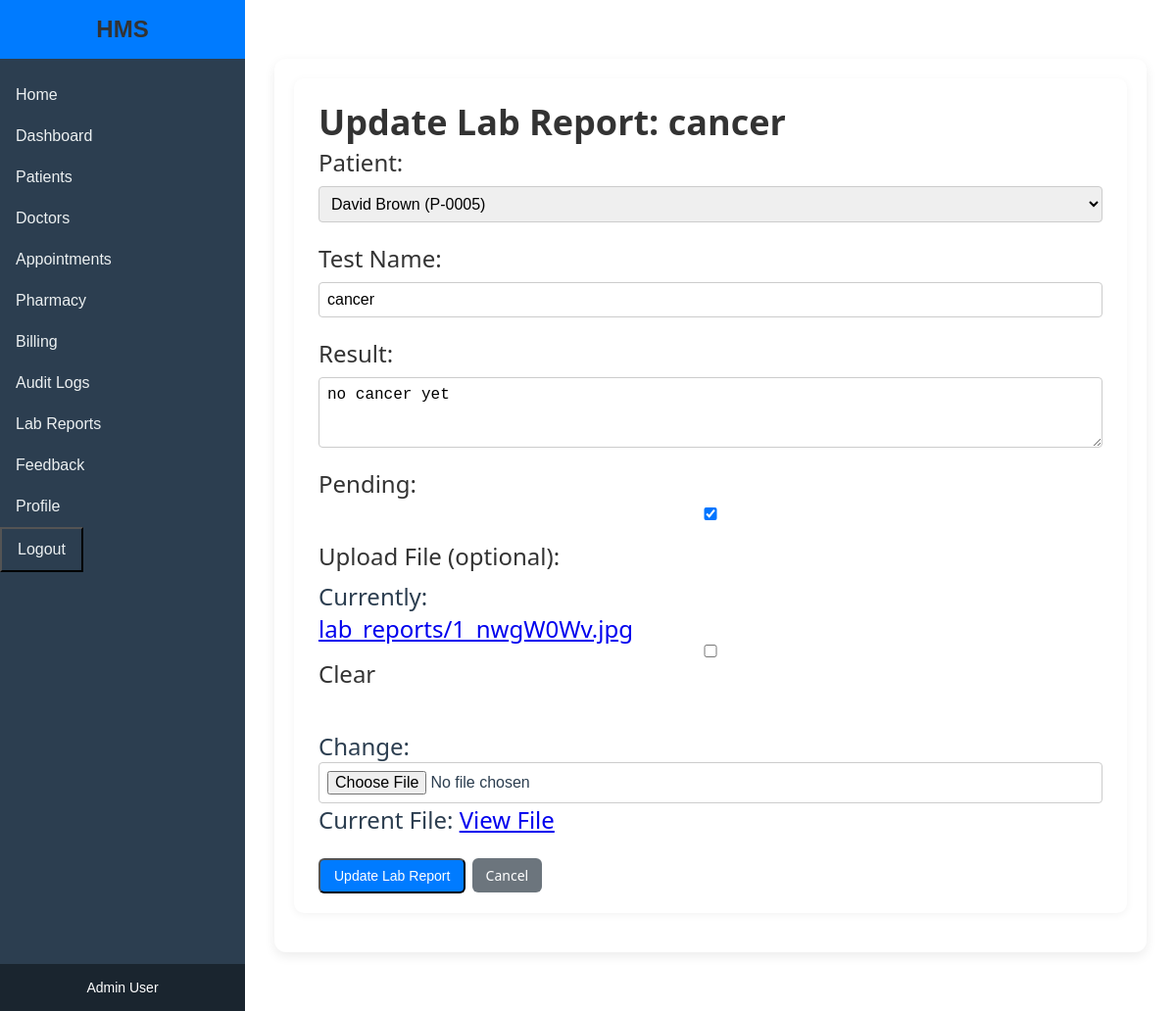
The page /lab-reports/update/1/ (signed in) on the database its author committed.
### core/models.py (models this page shows, shortened)
class LabReport(models.Model):
    STATUS_CHOICES = [
        (True, 'Pending'),
        (False, 'Completed'),
    ]
    patient = models.ForeignKey(Patient, on_delete=models.CASCADE)
    test_name = models.CharField(max_length=100)
    result = models.TextField()
    date = models.DateField(default=timezone.now)
    is_pending = models.BooleanField(choices=STATUS_CHOICES, default=True)
    file = models.FileField(upload_to='lab_reports/', blank=True, null=True)

class Patient(models.Model):
    MARITAL_STATUS_CHOICES = [
        ('S', 'Single'),
        ('M', 'Married'),
        ('D', 'Divorced'),
        ('W', 'Widowed'),
    ]
    GENDER_CHOICES = [
        ('M', 'Male'),
        ('F', 'Female'),
        ('O', 'Other'),
    ]
    BLOOD_GROUP_CHOICES = [
        ('A+', 'A+'),
        ('A-', 'A-'),
        ('B+', 'B+'),
        ('B-', 'B-'),
        ('AB+', 'AB+'),
        ('AB-', 'AB-'),
        ('O+', 'O+'),
        ('O-', 'O-'),
]
    RELATIONSHIP_CHOICES = [
        ('SPOUSE', 'Spouse'),
        ('PARENT', 'Parent'),
        ('CHILD', 'Child'),
        ('SIBLING', 'Sibling'),
        ('OTHER', 'Other'),
    ]
    patient_id = models.CharField(max_length=20, unique=True,editable=False)
    first_name = models.CharField(max_length=50)
    last_name = models.CharField(max_length=50)
    date_of_birth = models.DateField()
    gender = models.CharField(max_length=1, choices=GENDER_CHOICES)
    marital_status = models.CharField(max_length=1, choices=MARITAL_STATUS_CHOICES)
    nationality = models.CharField(max_length=50)
    primary_phone = models.CharField(max_length=15)
    address_street = models.CharField(max_length=100)
    address_city = models.CharField(max_length=50)
    address_state = models.CharField(max_length=50)
    address_postal = models.CharField(max_length=10)
    address_country = models.CharField(max_length=50)
    permanent_address_same = models.BooleanField(default=True)
    permanent_street = models.CharField(max_length=100, blank=True, null=True)
    permanent_city = models.CharField(max_length=50, blank=True, null=True)
    permanent_state = models.CharField(max_length=50, blank=True, null=True)
    permanent_postal = models.CharField(max_length=10, blank=True, null=True)
    permanent_country = models.CharField(max_length=50, blank=True, null=True)
    emergency_contact_name = models.CharField(max_length=100)
    emergency_contact_relationship = models.CharField(max_length=20, choices=RELATIONSHIP_CHOICES)
    emergency_contact_phone = models.CharField(max_length=15)
    blood_group = models.CharField(
        max_length=3,
        choices=BLOOD_GROUP_CHOICES,
        blank=True,
        null=True,
        help_text="Select a valid blood group"
    )
    consent_for_treatment = models.BooleanField(default=False)
    doctor = models.ForeignKey('Doctor', on_delete=models.SET_NULL, null=True, blank=True)
    created_at = models.DateTimeField(default=timezone.now) #testcheck
    allergies = models.TextField(blank=True, default='None')
    chronic_conditions = models.TextField(blank=True, default='None')
    current_medications = models.TextField(blank=True, default='None')
    insurance_provider = models.CharField(max_length=100, blank=True, default='Self-Pay')
    insurance_policy_number = models.CharField(max_length=50, blank=True)
    middle_name = models.CharField(max_length=100,blank=True)
    secondary_phone = models.CharField(max_length=15,blank=True)
    billing_address_same = models.BooleanField(default=False)
    email = models.EmailField()
    def __str__(self):
        return f"{self.first_name} {self.last_name} ({self.patient_id})"

### core/views.py (the view)
# urls.py: path('lab-reports/update/<int:id>/', views.update_lab_report, name='update_lab_report'),
@login_required
@user_passes_test(is_admin)
def update_lab_report(request, id):
    lab_report = get_object_or_404(LabReport, id=id)
    if request.method == 'POST':
        form = LabReportForm(request.POST,request.FILES, instance=lab_report)
        if form.is_valid():
            form.save()
            log_action(request.user, "Update Lab Report", f"Updated lab report {lab_report.test_name} for patient {lab_report.patient}")
            messages.success(request, "Lab report updated successfully.")
            return redirect('lab_report_list')
        else:
            messages.error(request, "Please correct the errors in the form.")
    else:
        form = LabReportForm(instance=lab_report)
    return render(request, 'update_lab_report.html', {'form': form, 'lab_report': lab_report})

### core/forms.py (shortened to what this page needs)
class LabReportForm(forms.ModelForm):
    class Meta:
        model = LabReport
        fields = ['patient', 'test_name', 'result', 'is_pending','file']
        widgets = {
            'patient': forms.Select(),
            'result': forms.Textarea(attrs={'rows': 3}),
            'is_pending': forms.CheckboxInput(),
            'file': forms.ClearableFileInput(attrs={'accept': 'image/*,application/pdf,video/*'}),
        }

### core/views.py (called while the page is built)
def is_admin(user):
    return user.groups.filter(name='Admin').exists()

### templates/update_lab_report.html (shortened to what this page needs)
{% extends 'base.html' %}
{% load static %}
{% block content %}
    <div class="content-wrapper">
        <div class="form-container">
            <h2>Update Lab Report: {{ lab_report.test_name }}</h2>
            <form method="post" class="lab-report-form"  enctype="multipart/form-data">
                <div class="form-group">
                    <label for="{{ form.patient.id_for_label }}">Patient:</label>
                    {{ form.patient }}
                </div>
                <div class="form-group">
                    <label for="{{ form.test_name.id_for_label }}">Test Name:</label>
                    {{ form.test_name }}
                </div>
                <div class="form-group">
                    <label for="{{ form.result.id_for_label }}">Result:</label>
                    {{ form.result }}
                </div>
                <div class="form-group">
                    <label for="{{ form.is_pending.id_for_label }}">Pending:</label>
                    {{ form.is_pending }}
                </div>
                <div class="form-group">
                    <label for="{{ form.file.id_for_label }}">Upload File (optional):</label>
                    {{ form.file }}
                    {% if lab_report.file %}
                        <p>Current File: <a href="{{ lab_report.file.url }}" target="_blank">View File</a></p>
                    {% else %}
                        <p>No file uploaded yet.</p>
                    {% endif %}
                </div>
                <button type="submit" class="btn btn-primary">Update Lab Report</button>
                <a href="{% url 'lab_report_list' %}" class="btn btn-secondary">Cancel</a>
            </form>
        </div>
    </div>
{% endblock %}

### templates/base.html (shortened to what this page needs)
<!DOCTYPE html>
<html lang="en">
<head>
    {% load static %}
    <link rel="stylesheet" href="{% static 'css/style.css' %}">
</head>
<body>
    <div class="container">
        <aside class="sidebar">
            <div class="sidebar-header">
                <h2>HMS</h2>
            </div>
            <nav class="sidebar-nav">
                <a href="{% url 'home' %}" class="sidebar-link">Home</a>
                {% if user.is_authenticated %}
                    <a href="{% url 'dashboard' %}" class="sidebar-link">Dashboard</a>
                    <a href="{% url 'patient_list' %}" class="sidebar-link">Patients</a>
                    {% if user.groups.all.0.name == 'Admin' %}
                        <a href="{% url 'doctor_list' %}" class="sidebar-link">Doctors</a>
                    {% endif %}
                    <a href="{% url 'appointment_list' %}" class="sidebar-link">Appointments</a>
                    {% if user.groups.all.0.name == 'Admin' %}
                        <a href="{% url 'medicine_list' %}" class="sidebar-link">Pharmacy</a>
                        <a href="{% url 'billing_list' %}" class="sidebar-link">Billing</a>
                        <a href="{% url 'audit_log_list' %}" class="sidebar-link">Audit Logs</a>
                    {% endif %}
                    <a href="{% url 'lab_report_list' %}" class="sidebar-link">Lab Reports</a>
                    <a href="{% url 'feedback_list' %}" class="sidebar-link">Feedback</a>
                    <a href="{% url 'profile' %}" class="sidebar-link">Profile</a>
                    <button onclick="document.getElementById('logout-form').submit()" class="sidebar-link sidebar-button">Logout</button>
                {% else %}
                    <a href="{% url 'login' %}" class="sidebar-link">Login</a>
                {% endif %}
            </nav>
            <div class="sidebar-footer">
                <p>{{ user.groups.all.0.name|default:"Guest" }} User</p>
            </div>
        </aside>
        <main class="main-content">
            {% block content %}
            {% endblock %}
        </main>
    </div>
</body>
</html>

### static/css/style.css (style rules this page uses)
* { margin: 0; padding: 0; box-sizing: border-box; }
body { font-family: 'Arial', sans-serif; background-color: #f4f7fa; color: #333; }
h2, h3 { color: #333; }
.sidebar { width: 250px; background-color: #2c3e50; color: white; display: flex; flex-direction: column; position: fixed; height: 100%; z-index: 1000; transition: width 0.3s ease; }
.sidebar-header { padding: 1rem; background: #007bff; color: white; text-align: center; }
.sidebar-header h2 { margin: 0; font-size: 1.5rem; }
.sidebar-nav { flex: 1; padding: 1rem 0; }
.sidebar-link { display: block; padding: 0.75rem 1rem; color: #ecf0f1; text-decoration: none; font-size: 1rem; transition: background 0.2s; }
.sidebar-footer { padding: 1rem; background-color: #1a252f; font-size: 14px; text-align: center; }
.main-content { flex-grow: 1; padding: 30px; background-color: #fff; margin-left: 250px; overflow-y: auto; transition: margin-left 0.3s ease; }
.form-group { display: flex; flex-direction: column; margin-bottom: 20px; }
.form-group label { margin-bottom: 0.5rem; }
.form-group input, .form-group select, .form-group textarea { padding: 0.5rem; border: 1px solid #ccc; border-radius: 4px; font-size: 1rem; }
.form-group input[type="checkbox"] { width: auto; }
.btn { padding: 8px 14px; border-radius: 6px; text-decoration: none; color: white; font-size: 14px; display: inline-block; transition: background 0.3s ease; }
.btn-primary { background-color: #007bff; color: white; }
.btn-secondary { background-color: #6c757d; color: white; }
.form-container { background: #fff; padding: 20px 25px; border-radius: 10px; box-shadow: 0 2px 8px rgba(0, 0, 0, 0.05); font-size: 24px; font-weight: 200; margin-bottom: 20px; color: #2c3e50; }
.content-wrapper { max-width: 1200px; margin: 30px auto; padding: 20px; background-color: #ffffff; border-radius: 12px; box-shadow: 0 4px 12px rgba(0,0,0,0.08); font-family: 'Segoe UI', sans-serif; }
label { display: block; margin-bottom: 6px; font-weight: 500; color: #333; }
.sidebar-button { background:#2c3e50;; }

### rows shown on the page
LabReport: test_name "cancer", result "no cancer yet", is_pending "☑"
Patient: patient "David Brown (P-0005)"

### other values the page prints
{{ user.groups.all.0.name|default:"Guest" }} "Admin"
